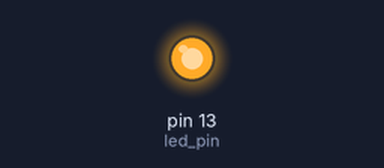
A sketch run on a simulated Arduino Uno, built with avr-gcc and run on an emulated ATmega328P. Shown: output pins drawn as LEDs (lit = HIGH). At 0.0 s the program stops and its outputs stay as they are.

Above: at 0.1 s.
Timing chart, 0 to 1.5 s (numbered marks = the images above):
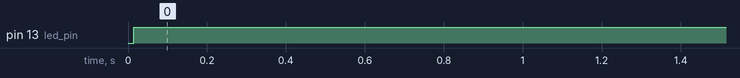

The sketch:

LED_on.ino
```cpp
  const int led_pin = 13;
  double a = 0;
void setup() {
  // put your setup code here, to run once:

  pinMode(led_pin, OUTPUT);
}

void loop() {
  // put your main code here, to run repeatedly:
  a++;

  while( (a>1000) && (a<2000) )
  {
    digitalWrite(led_pin, HIGH);
  }

}
```

Measured:
- by itself, pin 13 (led_pin): LOW → HIGH at 0.02 s
